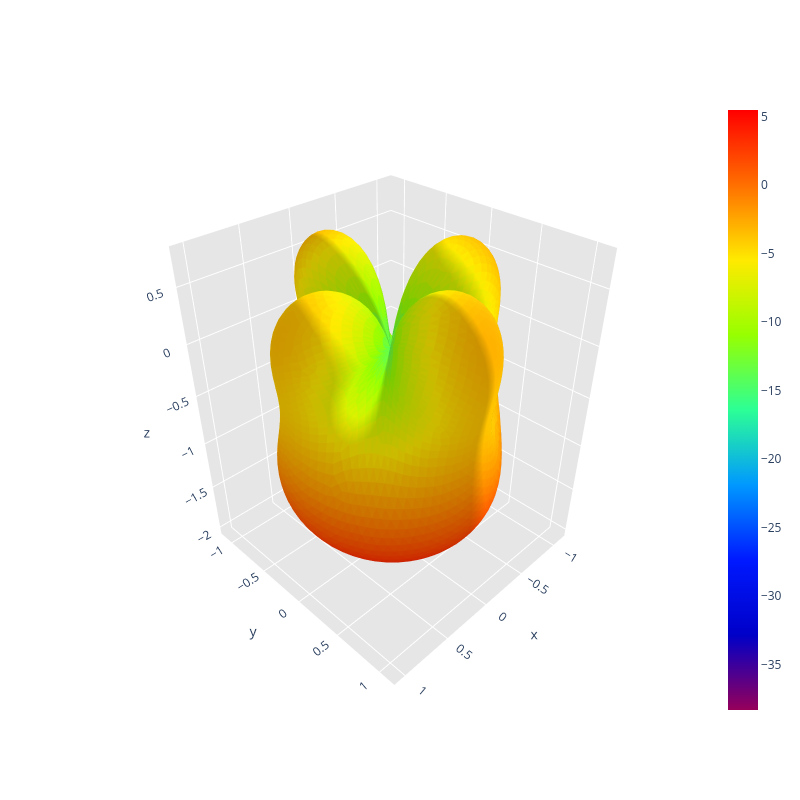

Notebook cell for this chart:
### Code cell
display_rhcp_gain(path, save_image=False)

### Figure 1 — Plotly figure (JSON) as saved in the notebook; plotly's stock layout.template omitted (floating-point values rounded to 4 significant figures; data arrays with more than 128 entries replaced by an {"elided": "..."} marker saying what was removed)
{"data": [{"facecolor": {"elided": "10296 str values"}, "i": {"elided": "10296 int values"}, "j": {"elided": "10296 int values"}, "k": {"elided": "10296 int values"}, "name": "", "type": "mesh3d", "x": {"elided": "5150 float values"}, "y": {"elided": "5150 float values"}, "z": {"elided": "5150 float values"}}, {"hoverinfo": "none", "marker": {"color": [-38.33, 5.484], "colorscale": [[0, "rgb(150, 0, 90)"], [0.125, "rgb(0, 0, 200)"], [0.25, "rgb(0, 25, 255)"], [0.375, "rgb(0, 152, 255)"], [0.5, "rgb(44, 255, 150)"], [0.625, "rgb(151, 255, 0)"], [0.75, "rgb(255, 234, 0)"], [0.875, "rgb(255, 111, 0)"], [1, "rgb(255, 0, 0)"]], "showscale": true, "size": 0.1}, "mode": "markers", "showlegend": false, "type": "scatter3d", "x": [6.123e-20], "y": [-1.5e-35], "z": [0.001]}], "layout": {"height": 800, "scene": {"aspectratio": {"x": 0.7878, "y": 0.8019, "z": 1}, "xaxis": {"backgroundcolor": "rgb(230, 230, 230)", "gridcolor": "rgb(255, 255, 255)", "showbackground": true, "zerolinecolor": "rgb(255, 255, 255)"}, "yaxis": {"backgroundcolor": "rgb(230, 230, 230)", "gridcolor": "rgb(255, 255, 255)", "showbackground": true, "zerolinecolor": "rgb(255, 255, 255)"}, "zaxis": {"backgroundcolor": "rgb(230, 230, 230)", "gridcolor": "rgb(255, 255, 255)", "showbackground": true, "zerolinecolor": "rgb(255, 255, 255)"}}, "title": {"text": ""}, "width": 800}}
